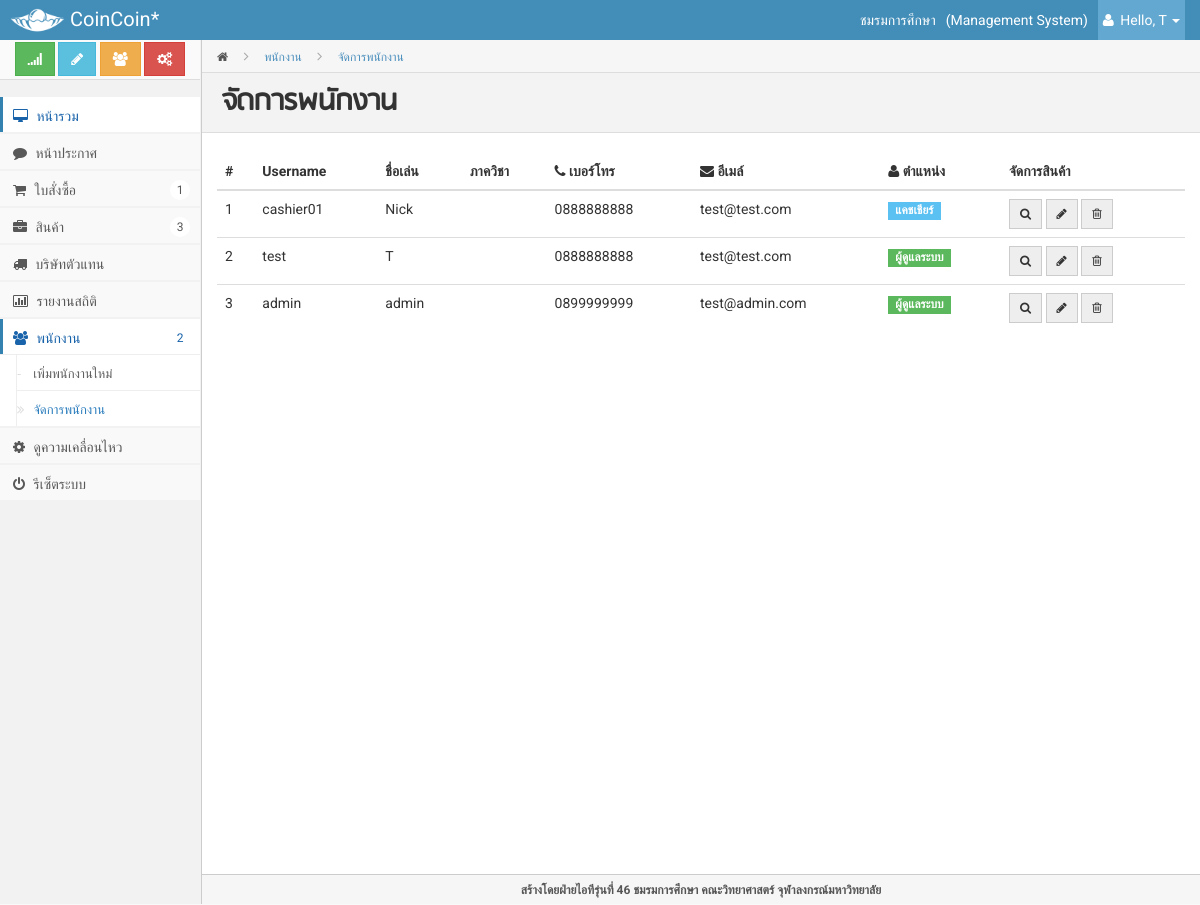
Screenshot of /admin/index.php?page=staff (signed in) with the database file from the repository.
### tables this page shows
CREATE TABLE IF NOT EXISTS `member_staff` (
  `memberid` int(10) NOT NULL AUTO_INCREMENT,
  `username` varchar(50) NOT NULL,
  `password` varchar(200) NOT NULL,
  `firstname` varchar(60) NOT NULL,
  `lastname` varchar(60) NOT NULL,
  `nickname` varchar(60) NOT NULL,
  `phone` varchar(100) NOT NULL,
  `email` varchar(100) DEFAULT NULL,
  `position` char(1) NOT NULL,
  PRIMARY KEY (`memberid`),
  UNIQUE KEY `username` (`username`)
);

### admin/modules/staff.php (the view, shortened to what this page needs)
     <div class="page-head">
         <div class="bread-crumb">
             <a href="index.html"><i class="icon-home"></i></a>
             <i class="icon-angle-right"></i>
             <a href="#" class="bread-current"> พนักงาน</a>
	<i class="icon-angle-right"></i>
             <a href="#" class="bread-current"> จัดการพนักงาน</a>
         </div>
         <h3 class="content-heading"> จัดการพนักงาน</h3>
     </div>
     <div class="matter">
         <div class="container">
             <div class="row">
		<div class="col-md-12">
		<table class="table">
         <thead>
         <tr>
             <th>#</th>
	<th>  Username</th>
             <th>  ชื่อเล่น</th>
             <th> ภาควิชา</th>
	<th><i class="icon-phone"></i> เบอร์โทร</th>
	<th><i class="icon-envelope"></i> อีเมล์</th>
	<th><i class="icon-user"></i> ตำแหน่ง</th>
             <th>จัดการสินค้า</th>
         </tr>
         </thead>
         <tbody>
<?php
	$sql = mysqli_query($connect, "SELECT * FROM member_staff ORDER BY memberid asc ");
	while($result = mysqli_fetch_array($sql, MYSQL_ASSOC)) {
?>
         <tr>
             <td><?php echo $result['memberid']?></td>
             <td><?php echo $result['username'];?></td>
	<td><?php echo $result['nickname'];?></td>
             <td><?php echo $result['major'];?></td>
	<td><?php echo $result['phone'];?></td>
	<td><?php echo $result['email'];?></td>
	<td>
		<?php
			if($result['position'] == 'A') {
				echo "<span class=\"label label-success\">ผู้ดูแลระบบ</span>";
			} else if($result['position'] == 'M') {
				echo "<span class=\"label label-warning\">ผู้จัดการ</span>";
			} else if($result['position'] == 'C') {
				echo "<span class=\"label label-info\">แคชเชียร์</span>";
			}
		?>
	</td>
             <td>
                 <div class="btn-group">
			<a href="?page=infostaff&pid=<?php echo $result['memberid'];?>"><button class="btn btn-sm btn-default" title="View"><i class="icon-search"></i></button></a>
			<a href="?page=editstaff&pid=<?php echo $result['memberid'];?>"><button class="btn btn-sm btn-default" title="Edit"><i class="icon-pencil"></i></button></a>
			<a href="" onclick="return deleteBox('<?php echo $result['firstname'];?>','?page=staff&action=delete&id=<?php echo $result['memberid'];?>', 0)">
				<button class="btn btn-sm btn-default" title="Delete"><i class="icon-trash"></i></button>
			</a>
                 </div>
             </td>
         </tr>
<?php
} ?>
         </tbody>
     </table>
		</div>
             </div>
         </div>
     </div>

### admin/style/style.css (style rules this page uses)
* { border-radius: 0 !important; filter: progid:DXImageTransform.Microsoft.gradient(enabled = false) !important; text-shadow: none !important; font-family: Roboto,"Helvetica Neue",Helvetica, sans-serif; }
.btn { background-image: none !important; font-family: Roboto,"Helvetica Neue",Helvetica, sans-serif; outline: 0 none; }
body { background-color: #F9F9F9; color: #333333; font-family: Roboto,"Helvetica Neue",Helvetica,Arial,sans-serif; font-size: 14px; -webkit-font-smoothing: antialiased; line-height: 20px; padding-top: 40px; }
h1, h2, h3, h4, h5, h6, .h1, .h2, .h3, .h4, .h5, .h6 { font-family: Roboto,"Helvetica Neue",Helvetica,Arial,sans-serif; font-weight: 700; line-height: 20px; }
h1, h2, h3 { line-height: 40px; margin-bottom: 10px; margin-top: 20px; }
h3, .h3 { font-size: 24px; }
a { color: #4C8FBD; }
.label { display: inline-block; font-size: 85%; margin: 1px 0; padding-bottom: 3px !important; padding-top: 3px !important; text-indent: 0; }
.btn-default { background: #EEEEEE !important; }
.label.label-success, .badge.badge-success { background: #5CB85C !important; }
.label.label-info, .badge.badge-info { background: #5BC0F2 !important; }
.mainbar .container { max-width:100% !important; }
.mainbar .page-head { padding: 0 20px 0px; }
.mainbar .bread-crumb { background-color: #F6F6F6; border-bottom: 1px solid #DDDDDD; list-style: none outside none; margin: 0px -20px 20px; padding: 0 0 0 15px; }
.mainbar .bread-crumb > i { color: #aaa; line-height: 32px; padding: 0 12px; }
.mainbar .bread-crumb a { display: inline-block; color: #555; font-size: 12px; height: 30px; line-height: 32px; }
.mainbar .bread-crumb a.bread-current { color: #4C8FBD; text-decoration: none; }
.content-heading { font-family: 'rsu-regular'; font-size: 2.3em; border-top: 0 none; margin: -20px -20px 20px 0; background-color: #F3F3F3; border-bottom: 1px solid #DDDDDD; border-top: 1px solid #DDDDDD; padding: 10px 20px 9px; }
.mainbar .page-head .content-heading { margin: -20px -20px 20px; border-top: 0; }
.mainbar .matter { padding: 0 0 20px 0px; }

### rows the page displays
member_staff: memberid "1", username "cashier01", nickname "Nick", phone "0888888888", email "test@test.com", position "แคชเชียร์"
member_staff: memberid "2", username "test", nickname "T", phone "0888888888", email "test@test.com", position "ผู้ดูแลระบบ"
member_staff: memberid "3", username "admin", nickname "admin", phone "0899999999", email "test@admin.com", position "ผู้ดูแลระบบ"

### other values shown
$info['name'] "ชมรมการศึกษา"
$_SESSION["firstname"] "T"
